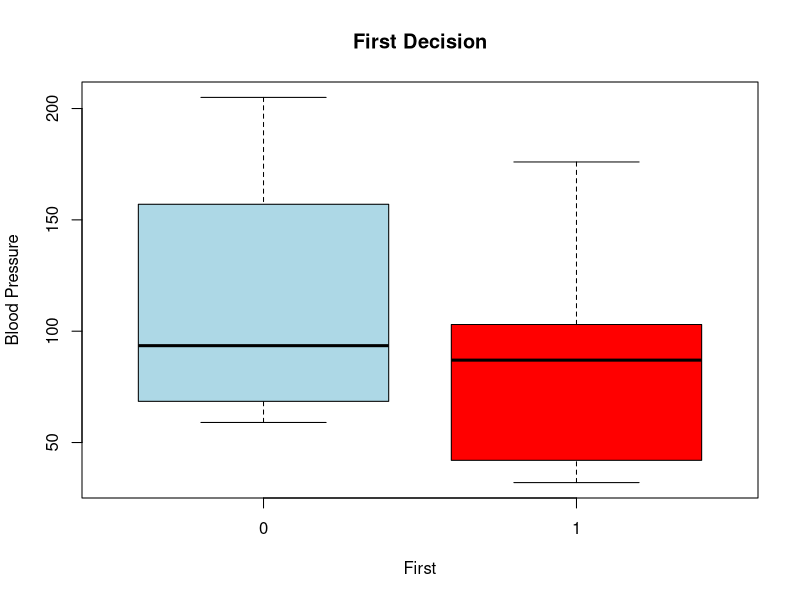
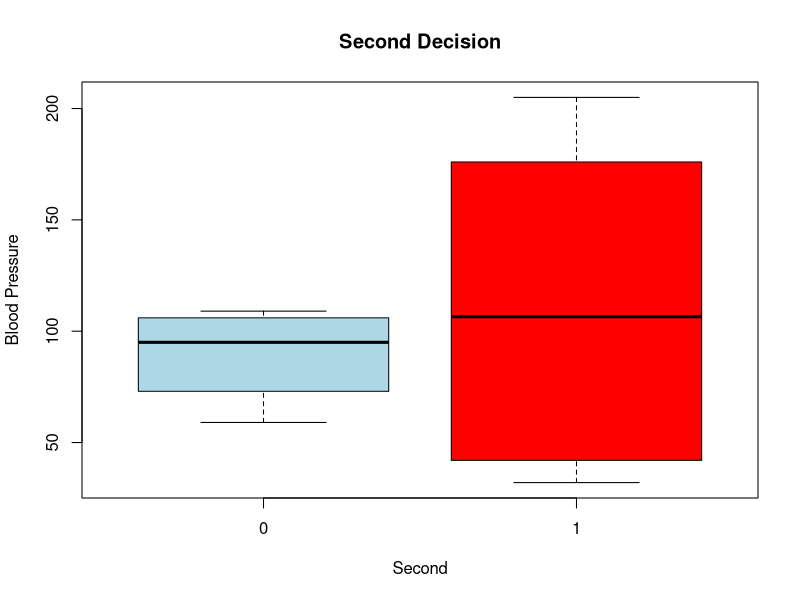
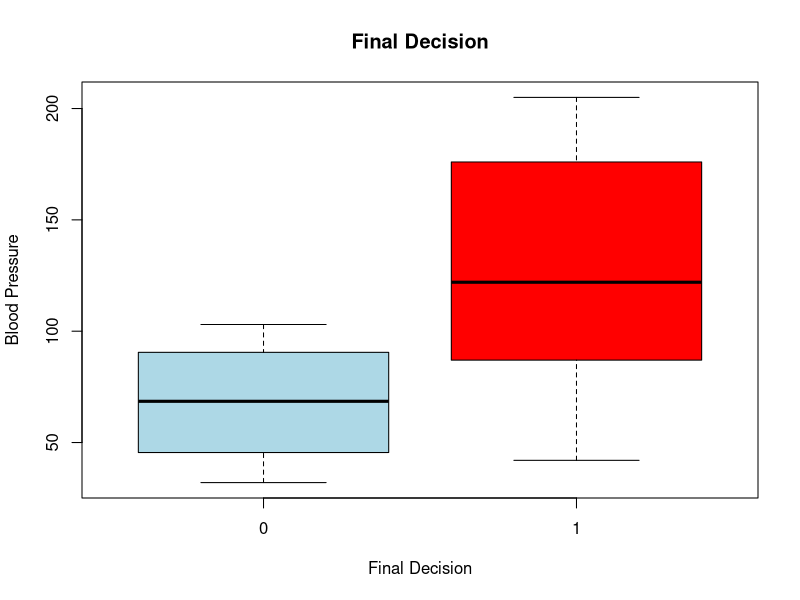
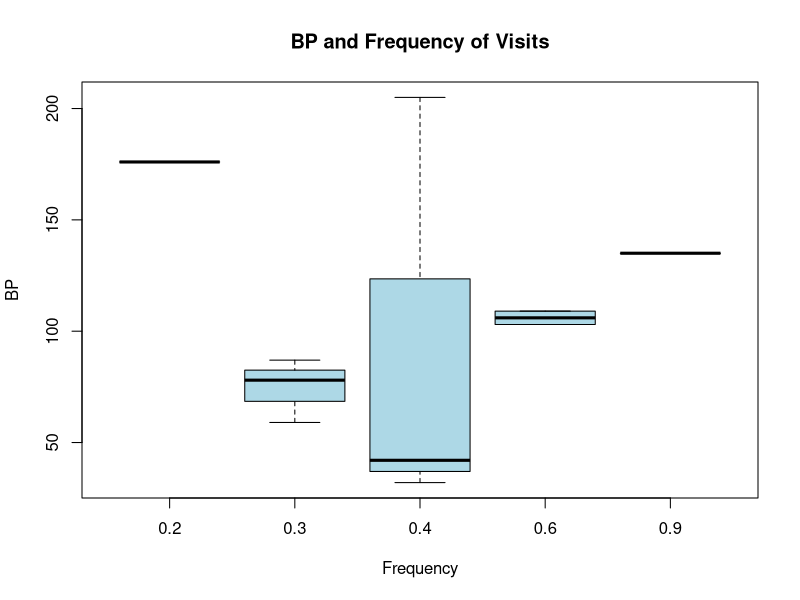
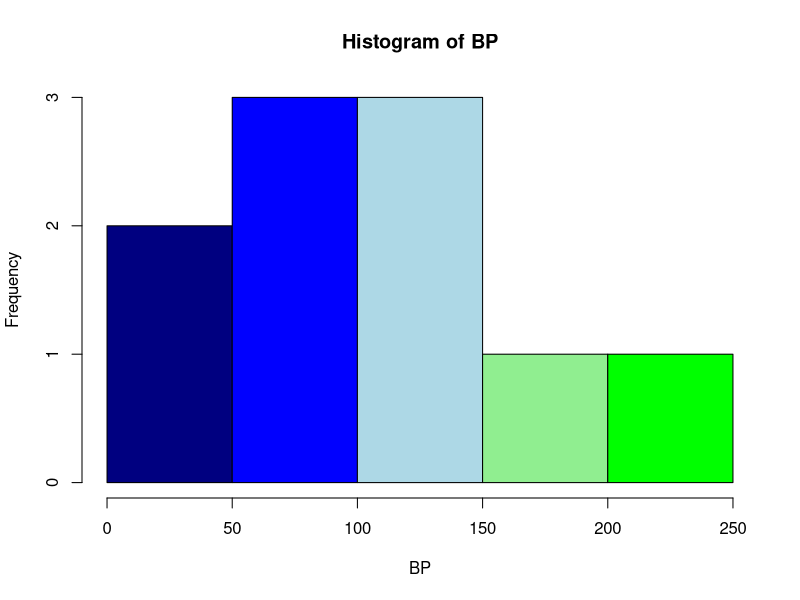

R code for these plots, in order:
# Module 4
# Programming structure in R
# Vectors to make df
Frequency     <- c(0.6,0.3,0.4,0.4,0.3,0.6,0.3,0.4,0.9,0.2)
BP        <- c(103,87,32,42,59,109,78,205,135,176)
first         <- c(1,1,1,1,0,0,0,0,NA,1) #1 = bad,  0 = good
second        <- c(0,0,1,1,0,0,1,1,1,1)  #1 = high  0 = low
finalDecision <- c(0,1,0,1,0,1,0,1,1,1)  #1 = high  0 = low

df <- data.frame(Frequency, BP, first, second, finalDecision)
df


# Means of first, second and final decision
meanDecisions <- colMeans(df[,3:5], na.rm=TRUE)
meanDecisions 

# Boxplots
first  <- boxplot(BP ~ df$first, col = c("lightblue","red") , xlab = "First", ylab = "Blood Pressure", main = "First Decision")
second <- boxplot(BP ~ df$second, col = c("lightblue","red") , xlab = "Second", ylab = "Blood Pressure", main = "Second Decision")
finalDecision <- boxplot(BP ~ df$finalDecision, col = c("lightblue","red"), xlab = "Final Decision", ylab = "Blood Pressure", main ="Final Decision")

# Blood pressure frequency boxplot
bpFreqBoxplots <- boxplot(BP~Frequency, data = df, col = "lightblue", xlab="Frequency", ylab="BP", main = "BP and Frequency of Visits")

# Blood pressure frequency histogram
bpFreqHist     <- hist(BP, col = c("navy","blue","lightblue","lightgreen", "green"))


